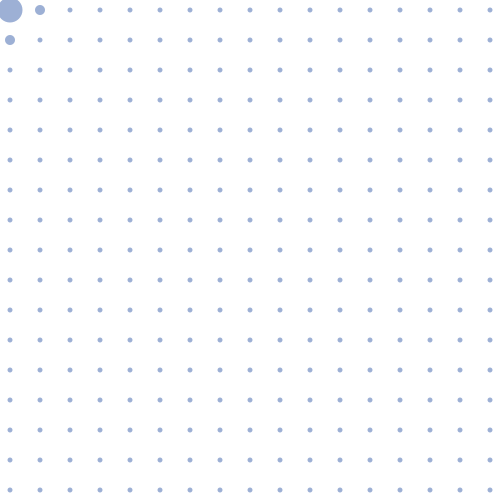
Frame 1 (no input)
Frame 60 (the mouse pressed at the canvas centre just before this capture): identical to frame 1, image omitted
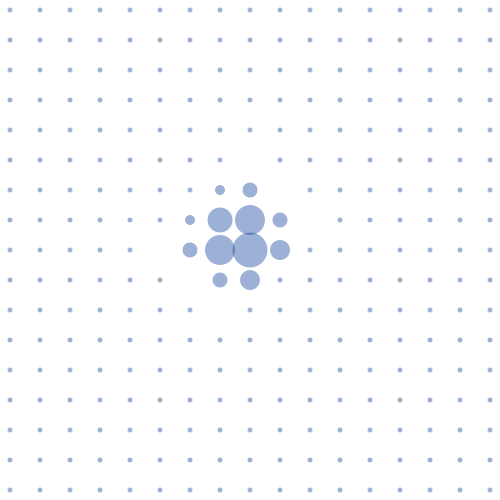
Frame 120 (the mouse held since frame 60 and released just before this capture)

The Processing sketch that drew these frames (run headless with seeded random() and noise(); from frame 60 on, the mouse is pressed at the canvas centre):

// Processing sketch: processing_145614
// ── processing_145614.pde

float proximity;
 
void setup()
{
 size(500,500);
}
 
void draw()
{
  background(255);
 fill(4, 53, 147, 100);
 noStroke();
 smooth();
 noCursor();
  
 for (int i =10; i <= width+200; i += 30)
 {
  for (int j =10; j <= height+200; j += 30)
 {
    proximity = min(((abs(mouseX-10-i)+abs(mouseY-10-j))/2.0),50);
    pushMatrix();
    {
      translate(i, j);

      //rotate(PI/8);
      ellipse(0, 0, 45-proximity , 45-proximity);
       
       
       
    }
    popMatrix();
 }
 }
 }
